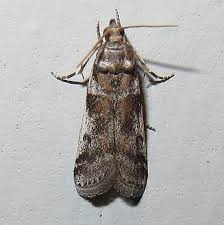
#> input picture images/moth1.jpeg, 224 x 225 px, found by its file name
$ python script1.py
#> lines starting #> are read from the running program, lines starting #| are printed output that depends on the picture; after the words box and inside, x2 and y2 are one past the last pixel; in counts of white or black regions, pixels touching at a corner belong together
#script1
import cv2 as cv
import matplotlib as plt

img = cv.imread('/Users/zacharydawson/Desktop/RPI-Videography-main/images/moth1.jpeg')
#> img is the input picture: shape (225, 224, 3); mean B, G, R 173.6, 174.3, 175.9

cv.imshow('moth1', img)

# this is for use with a video feed
#capture = cv.VideoCapture(0)

#grey picture to see paterns not colors
#gray = cv.cvtColor(img, cv.COLOR_BGR2GRAY)
#cv.imshow('Gray', gray)

hsv = cv.cvtColor(img, cv.COLOR_BGR2HSV)
#> hsv: shape (225, 224, 3); mean H, S, V 80.5, 16.9, 178.4
cv.imshow('HSV', hsv)

#edge image
canny = cv.Canny(img, 125, 175)
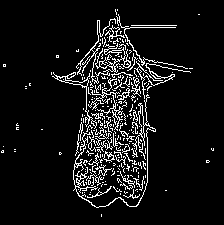
#> canny: shape (225, 224); 8.3% white in thin lines or dots, all inside (x1, y1, x2, y2) = (1, 9, 214, 217)
cv.imshow('canny edges', canny)


cv.waitKey(0)

#> (the run stopped early here; a loop or call above may not have finished)

$ run again, with images/moth2.jpeg copied over images/moth1.jpeg
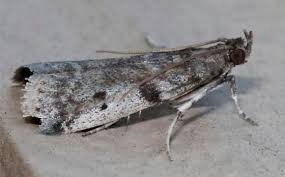
#> input picture images/moth2.jpeg, 285 x 177 px, found by its file name
#> img is the input picture: shape (177, 285, 3); mean B, G, R 137.6, 137.3, 139.5
#> hsv: shape (177, 285, 3); mean H, S, V 62.8, 13.4, 141.3
#> `canny = cv.Canny(img, 125, 175)`:
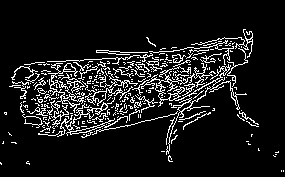
#> canny: shape (177, 285); 10.3% white in thin lines or dots, all inside (x1, y1, x2, y2) = (0, 29, 284, 172)

$ run again, with images/moth3.jpeg copied over images/moth1.jpeg
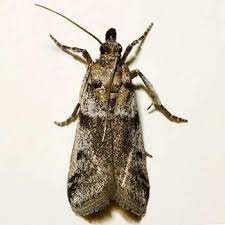
#> input picture images/moth3.jpeg, 225 x 225 px, found by its file name
#> img is the input picture: shape (225, 225, 3); mean B, G, R 192, 203.2, 211.3
#> hsv: shape (225, 225, 3); mean H, S, V 18.4, 38, 211.3
#> `canny = cv.Canny(img, 125, 175)`:
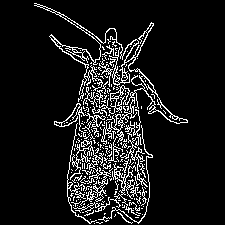
#> canny: shape (225, 225); 10% white in thin lines or dots, all inside (x1, y1, x2, y2) = (34, 3, 188, 224)

$ run again, with images/moth4.jpeg copied over images/moth1.jpeg
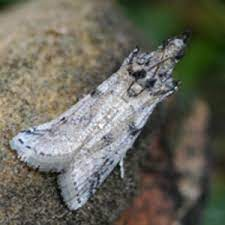
#> input picture images/moth4.jpeg, 225 x 225 px, found by its file name
#> img is the input picture: shape (225, 225, 3); mean B, G, R 92.5, 103.6, 104.9
#> hsv: shape (225, 225, 3); mean H, S, V 47, 56.6, 110.1
#> `canny = cv.Canny(img, 125, 175)`:
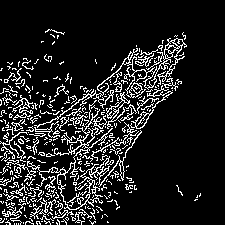
#> canny: shape (225, 225); 13% white in thin lines or dots, all inside (x1, y1, x2, y2) = (0, 29, 201, 225)
